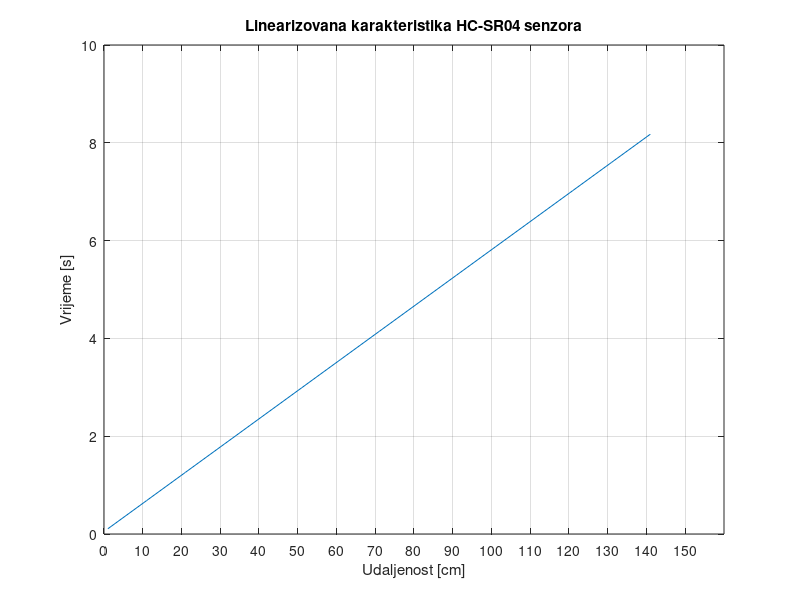

Here is the MATLAB script that generated this plot:
udaljenost = 1:10:150;
trajanje = 57.64 * udaljenost + 49.42;
trajanje = trajanje / 1000;

figure;                             % Otvori novi prozor za graf
plot(udaljenost, trajanje);
xlabel('Udaljenost [cm]');
ylabel('Vrijeme [s]');
title('Linearizovana karakteristika HC-SR04 senzora');
set(gca, 'XTick', 0:10:150);        % Postavi ru?no oznake na x-osi
grid on;
